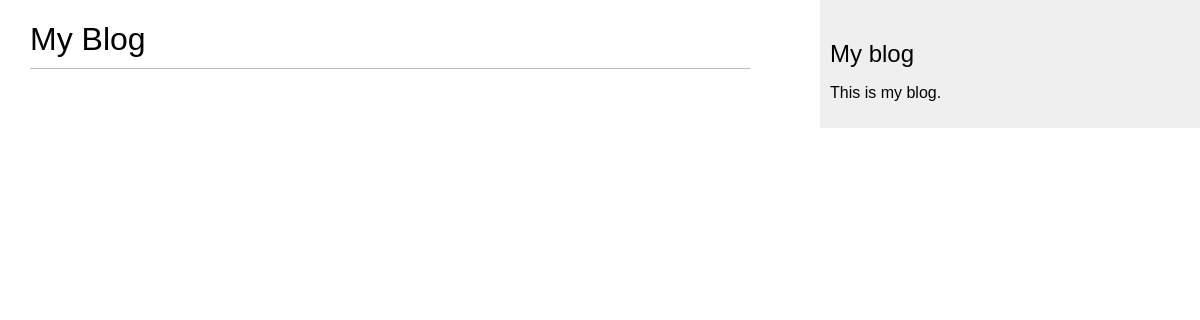
/blog/, run on an earlier commit of the app's database.
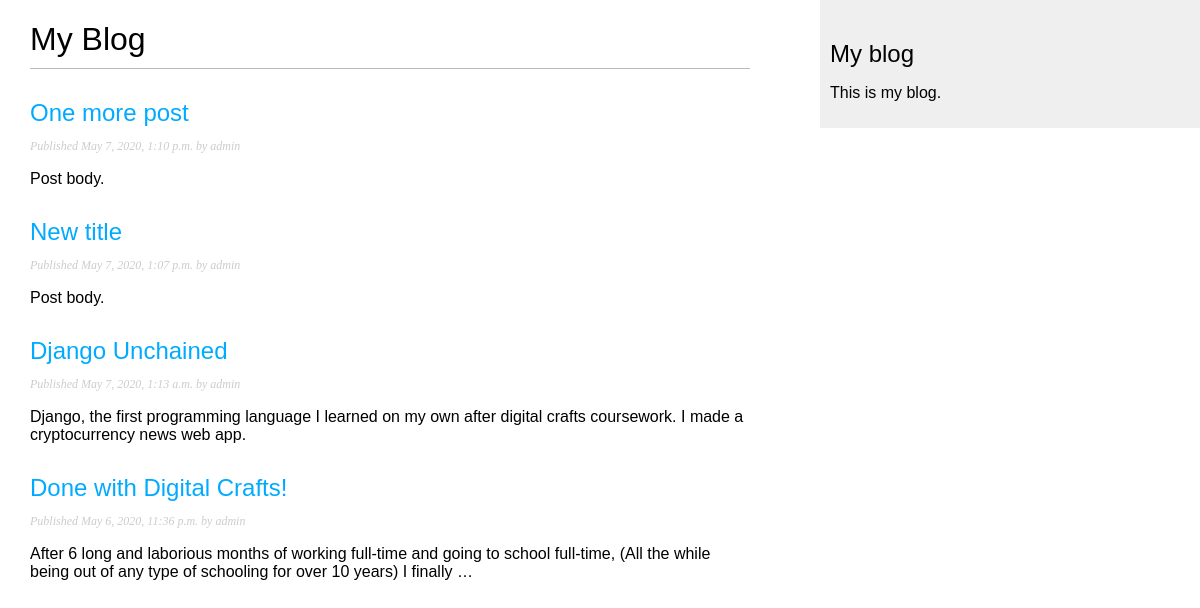
And on a later commit of the database.
### blog/models.py (models this page shows, shortened)
class Post(models.Model):
    STATUS_CHOICES = (
        ('draft', 'Draft'),
        ('published', 'Published'),
    )
    title = models.CharField(max_length=250)
    slug = models.SlugField(max_length=250,
                            unique_for_date='publish')
    author = models.ForeignKey(User,
                              on_delete=models.CASCADE,
                              related_name='blog_posts')
    body = models.TextField()
    publish = models.DateTimeField(default=timezone.now)
    created = models.DateTimeField(auto_now_add=True)
    updated = models.DateTimeField(auto_now=True)
    status = models.CharField(max_length=10,
                              choices=STATUS_CHOICES,
                              default='draft')
    objects = models.Manager() # The default manager.
    published = PublishedManager() # Our custom manager.
    class Meta:
        ordering = ('-publish',)
    def get_absolute_url(self):
        return reverse('blog:post_detail',
                       args=[self.publish.year,
                             self.publish.month,
                             self.publish.day, self.slug])

### blog/views.py (the view)
# urls.py: path('', views.post_list, name='post_list'),
def post_list(request):
    posts = Post.published.all()
    return render(request,
                    'blog/post/list.html',
                    {'posts': posts})

### blog/models.py (called while the page is built)
    def get_queryset(self):
        return super().get_queryset().filter(status='published')

### blog/templates/blog/post/list.html (shortened to what this page needs)
{% extends "blog/base.html" %}
{% block content %}
    <h1>My Blog</h1>
    {% for post in posts %}
        <h2>
            <a href="{{ post.get_absolute_url }}">
                {{ post.title }}
            </a>
        </h2>
        <p class="date">
            Published {{ post.publish }} by {{ post.author }}
        </p>
        {{ post.body|truncatewords:30|linebreaks }}
    {% endfor %}
{% endblock %}

### blog/templates/blog/base.html (shortened to what this page needs)
{% load static %}
<!DOCTYPE html>
<html>
<head>
  <link href="{% static "css/blog.css" %}" rel="stylesheet">
</head>
<body>
  <div id="content">
    {% block content %}
    {% endblock %}
  </div>
  <div id="sidebar">
    <h2>My blog</h2>
    <p>This is my blog.</p>
  </div>
</body>
</html>

### blog/static/css/blog.css (style rules this page uses)
body { margin:0; padding:0; font-family:helvetica, sans-serif; }
a { color:#00abff; text-decoration:none; }
h1 { font-weight:normal; border-bottom:1px solid #bbb; padding:0 0 10px 0; }
h2 { font-weight:normal; margin:30px 0 0; }
#content { float:left; width:60%; padding:0 0 0 30px; }
#sidebar { float:right; width:30%; padding:10px; background:#efefef; height:100%; }
p.date { color:#ccc; font-family: georgia, serif; font-size: 12px; font-style: italic; }

What changed in the data, as far as the page shows it:
added Post: title "One more post", publish "May 7, 2020, 1:10 p.m.", author "admin", body "Post body."
added Post: title "New title", publish "May 7, 2020, 1:07 p.m.", author "admin", body "Post body."
now on this page (row edited): Post: title "Django Unchained", publish "May 7, 2020, 1:13 a.m.", author "admin", body "Django, the first programming language I learned on my own after digital crafts coursework. I made a cryptocurrency news web app."
now on this page (row edited): Post: title "Done with Digital Crafts!", publish "May 6, 2020, 11:36 p.m.", author "admin", body "After 6 long and laborious months of working full-time and going to school full-time, (All the while being out of any type of schooling for over 10 years) I finally …"
